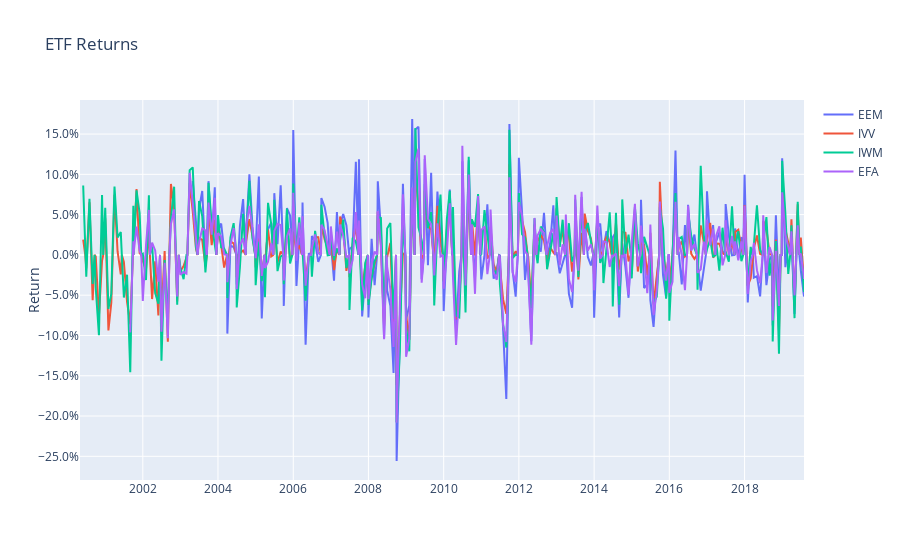

This figure's notebook cell:
### Code cell
# Plotting returns
fig = go.Figure(PlotData(Returns),go.Layout(title='ETF Returns',
                                            yaxis=dict(tickformat='.1%',title='Return')))
fig.show()

### Figure 1 — Plotly figure (JSON) as saved in the notebook; plotly's stock layout.template omitted (floating-point values rounded to 4 significant figures; data arrays with more than 128 entries replaced by an {"elided": "..."} marker saying what was removed)
{"data": [{"name": "EEM", "type": "scatter", "x": {"elided": "312 str values"}, "y": {"elided": "312 float values"}}, {"name": "IVV", "type": "scatter", "x": {"elided": "312 str values"}, "y": {"elided": "312 float values"}}, {"name": "IWM", "type": "scatter", "x": {"elided": "312 str values"}, "y": {"elided": "312 float values"}}, {"name": "EFA", "type": "scatter", "x": {"elided": "312 str values"}, "y": {"elided": "312 float values"}}], "layout": {"title": {"text": "ETF Returns"}, "yaxis": {"tickformat": ".1%", "title": {"text": "Return"}}}}
